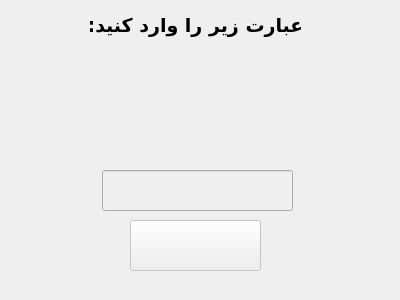
<?xml version="1.0" encoding="UTF-8"?>
<ui version="4.0">
 <class>Captcha_Form</class>
 <widget class="QWidget" name="Captcha_Form">
  <property name="geometry">
   <rect>
    <x>0</x>
    <y>0</y>
    <width>400</width>
    <height>300</height>
   </rect>
  </property>
  <property name="minimumSize">
   <size>
    <width>400</width>
    <height>300</height>
   </size>
  </property>
  <property name="maximumSize">
   <size>
    <width>400</width>
    <height>300</height>
   </size>
  </property>
  <property name="windowTitle">
   <string>Captcha</string>
  </property>
  <property name="windowIcon">
   <iconset>
    <normaloff>../Project/Data/Images/Logo.png</normaloff>../Project/Data/Images/Logo.png</iconset>
  </property>
  <widget class="QLabel" name="Resp_label">
   <property name="geometry">
    <rect>
     <x>90</x>
     <y>-10</y>
     <width>211</width>
     <height>71</height>
    </rect>
   </property>
   <property name="font">
    <font>
     <family>B Nazanin</family>
     <pointsize>14</pointsize>
     <weight>75</weight>
     <bold>true</bold>
    </font>
   </property>
   <property name="text">
    <string>عبارت زیر را وارد کنید:</string>
   </property>
   <property name="alignment">
    <set>Qt::AlignCenter</set>
   </property>
  </widget>
  <widget class="QLabel" name="Captcha_label">
   <property name="geometry">
    <rect>
     <x>40</x>
     <y>50</y>
     <width>311</width>
     <height>111</height>
    </rect>
   </property>
   <property name="text">
    <string/>
   </property>
   <property name="pixmap">
    <pixmap>../Data/Images/Spinner-1s-200px.gif</pixmap>
   </property>
   <property name="alignment">
    <set>Qt::AlignCenter</set>
   </property>
  </widget>
  <widget class="QPushButton" name="Enter_btn">
   <property name="enabled">
    <bool>false</bool>
   </property>
   <property name="geometry">
    <rect>
     <x>130</x>
     <y>220</y>
     <width>131</width>
     <height>51</height>
    </rect>
   </property>
   <property name="palette">
    <palette>
     <active>
      <colorrole role="Text">
       <brush brushstyle="SolidPattern">
        <color alpha="255">
         <red>170</red>
         <green>0</green>
         <blue>0</blue>
        </color>
       </brush>
      </colorrole>
      <colorrole role="ButtonText">
       <brush brushstyle="SolidPattern">
        <color alpha="255">
         <red>170</red>
         <green>0</green>
         <blue>0</blue>
        </color>
       </brush>
      </colorrole>
      <colorrole role="PlaceholderText">
       <brush brushstyle="SolidPattern">
        <color alpha="128">
         <red>170</red>
         <green>0</green>
         <blue>0</blue>
        </color>
       </brush>
      </colorrole>
     </active>
     <inactive>
      <colorrole role="Text">
       <brush brushstyle="SolidPattern">
        <color alpha="255">
         <red>170</red>
         <green>0</green>
         <blue>0</blue>
        </color>
       </brush>
      </colorrole>
      <colorrole role="ButtonText">
       <brush brushstyle="SolidPattern">
        <color alpha="255">
         <red>170</red>
         <green>0</green>
         <blue>0</blue>
        </color>
       </brush>
      </colorrole>
      <colorrole role="PlaceholderText">
       <brush brushstyle="SolidPattern">
        <color alpha="128">
         <red>170</red>
         <green>0</green>
         <blue>0</blue>
        </color>
       </brush>
      </colorrole>
     </inactive>
     <disabled>
      <colorrole role="Text">
       <brush brushstyle="SolidPattern">
        <color alpha="255">
         <red>120</red>
         <green>120</green>
         <blue>120</blue>
        </color>
       </brush>
      </colorrole>
      <colorrole role="ButtonText">
       <brush brushstyle="SolidPattern">
        <color alpha="255">
         <red>120</red>
         <green>120</green>
         <blue>120</blue>
        </color>
       </brush>
      </colorrole>
      <colorrole role="PlaceholderText">
       <brush brushstyle="SolidPattern">
        <color alpha="128">
         <red>0</red>
         <green>0</green>
         <blue>0</blue>
        </color>
       </brush>
      </colorrole>
     </disabled>
    </palette>
   </property>
   <property name="font">
    <font>
     <family>B Nazanin</family>
     <pointsize>16</pointsize>
     <weight>75</weight>
     <bold>true</bold>
    </font>
   </property>
   <property name="cursor">
    <cursorShape>PointingHandCursor</cursorShape>
   </property>
   <property name="toolTip">
    <string>ورود به حساب کاربری</string>
   </property>
   <property name="text">
    <string/>
   </property>
   <property name="icon">
    <iconset>
     <normaloff>../Project/Data/Images/Enter.png</normaloff>../Project/Data/Images/Enter.png</iconset>
   </property>
   <property name="iconSize">
    <size>
     <width>50</width>
     <height>50</height>
    </size>
   </property>
  </widget>
  <widget class="QLineEdit" name="Captcha_Field">
   <property name="enabled">
    <bool>false</bool>
   </property>
   <property name="geometry">
    <rect>
     <x>102</x>
     <y>170</y>
     <width>191</width>
     <height>41</height>
    </rect>
   </property>
   <property name="font">
    <font>
     <family>Cambria</family>
     <pointsize>17</pointsize>
    </font>
   </property>
   <property name="text">
    <string/>
   </property>
   <property name="alignment">
    <set>Qt::AlignCenter</set>
   </property>
  </widget>
 </widget>
 <resources/>
 <connections/>
</ui>
